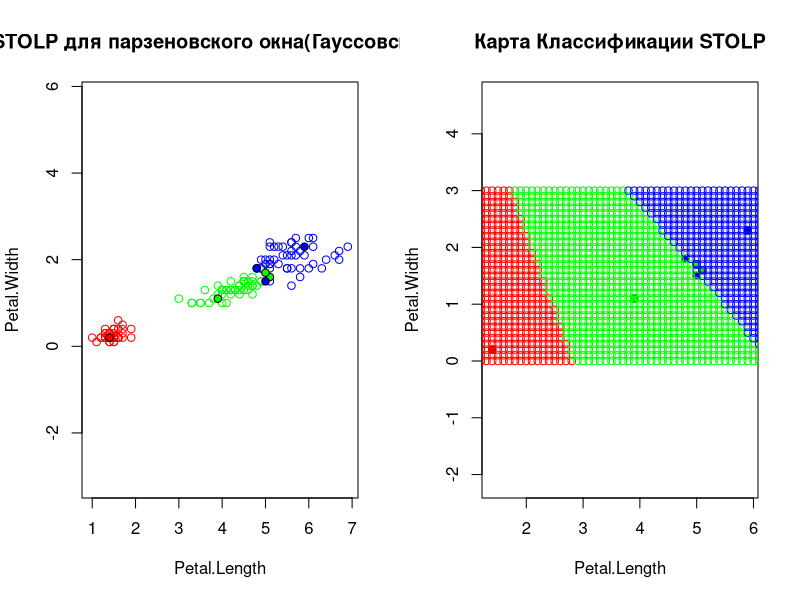

The R script that drew this image: (Note: a time limit stopped this script after it produced the figure.)
euclideanDistance = function(u, v)
{
  return (sqrt(sum((u - v)^2)))
}
kernelG = function(r){
  return (((2*pi)^(-1/2)) * exp(-1/2*r^2))
}

Parzen = function(XL,y,h,ForMap)
{
  
  n = dim(XL)[1]
  weights = rep(0,3)
  names(weights) = c("setosa", "versicolor", "virginica")
  for(i in 1:n)
  {
    x=XL[i,1:2]
    class=XL[i,3]
    
    
    r = euclideanDistance(x,y)/h
    weights[class]=kernelG(r)+weights[class]
  }
  class = names(which.max(weights))

  if(max(weights)==0){
    if(ForMap==TRUE)
      return("silver") 
    else
      return(0)
  }
  else{
    if(ForMap==TRUE)
      return(class) 
    else
     return(max(weights))
    
  }
}


margin = function(points,classes,point,class){

  Myclass = points[which(classes==class), ]
  OtherClass = points[which(classes!=class), ]
  
  MyMargin = Parzen(Myclass,point[1:2],1,FALSE)
  OtherMargin = Parzen(OtherClass,point[1:2],1,FALSE)
  
  return(MyMargin-OtherMargin)
  
}




stolp = function(points, classes,errors) {
  n = length(classes)
  margins = rep(0, n)
  for (i in 1:n){
    margins[i] = margin(points, classes, points[i,], classes[i])
  }
  badpoints = which(margins < -3)
  pointsWE=points[-badpoints,]
  classes = classes[-badpoints]
  n = n - length(badpoints)
  etalone = data.frame()
  
  for (class in unique(classes)) {
    print(class)
    ind = which(class == classes )
    margins = sapply(ind, function(i) margin(pointsWE, classes, pointsWE[i,], class))
    maxMarg = ind[which.max(margins)]
    etalone=rbind(etalone, pointsWE[maxMarg,])
    pointsWE=pointsWE[-maxMarg,]
    classes=classes[-maxMarg]
    n=n-1
  }
  names(etalone) = names(points)
  # print(etalone)
  # print(etaloneClasses)
  # print(pointsWE)
  # print(classes)
  while(n!=length(etalone)){
    count=0
    margins = c()
    index = c()
    for(i in 1:n)
    {
      m = margin(etalone, etalone[,3], pointsWE[i,], classes[i])
      if(m<=0){
        count=count+1;
        margins = c(margins, m)
        index = c(index,i)
      }
    }
    
   
    print(count)
    if( count < errors )
    {
      plot(pointsWE[,1:2],col = colors[classes], pch = 21, asp = 1, main = "STOLP для парзеновского окна(Гауссовского)")
      points(etalone[,1:2], bg = colors[etalone[,3]], pch = 21)
      
      plot(etalone[,1:2],bg = colors[etalone[,3]], pch = 21, asp = 1, main = "Карта Классификации STOLP")
      for(i in seq(0, 7, 0.1)){
        for(j in seq(0,3,0.1)){
          z = c(i, j)
          class = Parzen(etalone,z,1,TRUE)
           points(z[1], z[2], pch = 1,col=colors[class])
        }
      }
      break;
    }
    
   # plot(pointsWE[,1:2],col = colors[classes], pch = 21, asp = 1, main = "STOLP для парзеновского окна(Гауссовского)")
   # points(etalone[,1:2], bg = colors[etalone[,3]], pch = 21)
   # print(etalone)
    MinMarg = index[which.min(margins)]
    etalone = rbind(etalone, pointsWE[MinMarg,])
    pointsWE = pointsWE[-MinMarg,]
    classes = classes[-MinMarg]
    n = n - 1
    print(etalone)
  }
}



par(mfrow = c(1, 2))
colors = c("setosa" = "red", "versicolor" = "green", "virginica" = "blue","grey"="grey")
xl = iris[, 3:5] 
classes = iris[, 5]

stolp(xl,classes,3)
